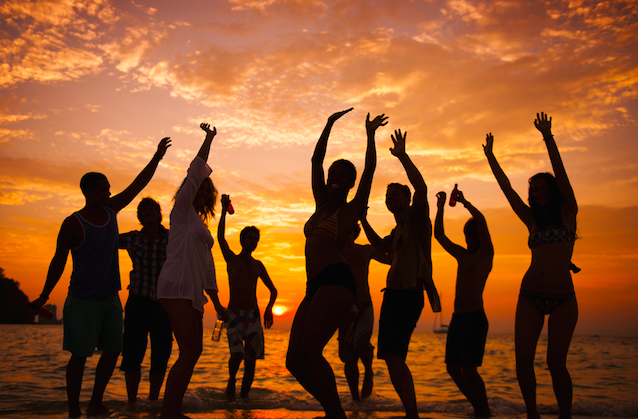
#> input picture src/peopel.png, 638 x 419 px
$ jupyter execute Lesson2.ipynb
#> lines starting #> are read from the running program, lines starting #| are printed output that depends on the picture; after the words box and inside, x2 and y2 are one past the last pixel; in counts of white or black regions, pixels touching at a corner belong together
### وارد کردن کتابخانه‌ها

در این سلول، کتابخانه‌های مورد نیاز شامل `OpenCV` و `NumPy` وارد می‌شوند. `OpenCV` برای پردازش تصویر و `NumPy` برای کار با آرایه‌ها و انجام محاسبات عددی استفاده می‌شود.

[cell 1]
import cv2 as cv
import numpy as np

### خواندن تصویر و ایجاد کپی‌ها

این سلول تصویر اصلی را از مسیر مشخص شده می‌خواند و چند کپی از آن ایجاد می‌کند. هر کپی از تصویر برای رسم یک شکل مختلف (خط، مستطیل، دایره، چندضلعی) یا افزودن متن مورد استفاده قرار می‌گیرد.

[cell 2]
img = cv.imread('../src/peopel.png', cv.IMREAD_COLOR)
#> img is the input picture: shape (419, 638, 3); mean B, G, R 42.3, 83.2, 142.1
img_line = cv.imread('../src/peopel.png', cv.IMREAD_COLOR)
img_rectangle = cv.imread('../src/peopel.png', cv.IMREAD_COLOR)
img_circle = cv.imread('../src/peopel.png', cv.IMREAD_COLOR)
img_polylines = cv.imread('../src/peopel.png', cv.IMREAD_COLOR)
img_text = cv.imread('../src/peopel.png', cv.IMREAD_COLOR)

### رسم خط

در این سلول با استفاده از تابع `cv.line` یک خط بر روی تصویر رسم می‌شود. مختصات نقطه شروع `(100, 100)` و مختصات نقطه پایان `(300, 100)` هستند. رنگ خط (با مقدار `(200, 200, 0)`) مشخص و ضخامت آن ۵ پیکسل است.

[cell 3]
_ = cv.line(img_line, (100, 100), (300, 100), (200, 200, 0), 5) # (image, point 1, point 2, color, thickness)
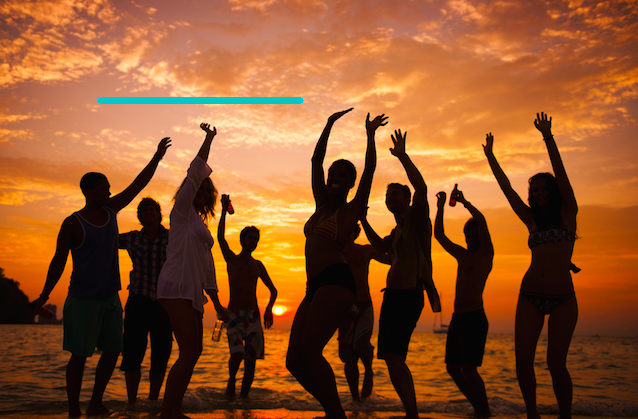
#> img_line: shape (419, 638, 3); 0.53% of pixels changed, all inside (x1, y1, x2, y2) = (97, 97, 304, 104)

### رسم مستطیل

در این سلول یک مستطیل بر روی تصویر با استفاده از تابع `cv.rectangle` رسم می‌شود. گوشه بالا-چپ مستطیل در `(100, 100)` و گوشه پایین-راست در `(300, 300)` قرار دارد. رنگ مستطیل با مقدار `(255, 255, 255)` مشخص و ضخامت خط ۸ پیکسل است.

[cell 4]
_ = cv.rectangle(img_rectangle, (100, 100), (300, 300), (255, 255, 255), 8) # (image, point 1, point 2, color, thickness)
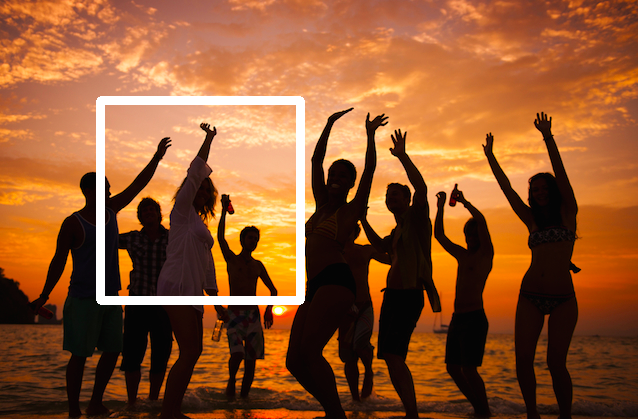
#> img_rectangle: shape (419, 638, 3); 2.68% of pixels changed, all inside (x1, y1, x2, y2) = (96, 96, 305, 305)

### رسم دایره

در این سلول با استفاده از تابع `cv.circle` یک دایره بر روی تصویر رسم می‌شود. مرکز دایره در مختصات `(250, 250)` و شعاع آن ۵۰ پیکسل است. رنگ دایره با مقدار `(0, 255, 255)` مشخص و ضخامت آن ۸ پیکسل است.

[cell 5]
_ = cv.circle(img_circle, (250, 250), 50, (0,255,255), 8) # (image, center, radius, color, thickness)
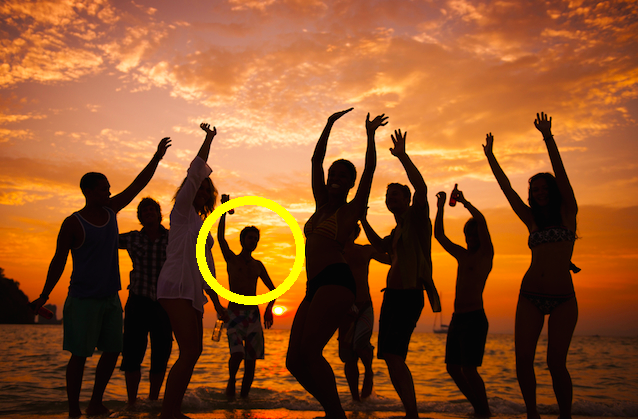
#> img_circle: shape (419, 638, 3); 1.05% of pixels changed, all inside (x1, y1, x2, y2) = (196, 196, 305, 305)

### رسم چندضلعی

در این سلول با استفاده از تابع `cv.polylines` یک چندضلعی بر روی تصویر رسم می‌شود. نقاط چندضلعی به صورت آرایه‌ای از مختصات تعریف شده‌اند: `[[100, 100], [200, 20], [300, 100], [200, 200]]`. رنگ چندضلعی با مقدار `(255, 255, 0)` مشخص و ضخامت خطوط آن ۵ پیکسل است.

[cell 6]
points = np.array([[100, 100], [200,20], [300,100], [200,200]], np.int32)
_ = cv.polylines(img_polylines, [points], True, (255,255,0), 5) # (image, points, isClosed, color, thickness)
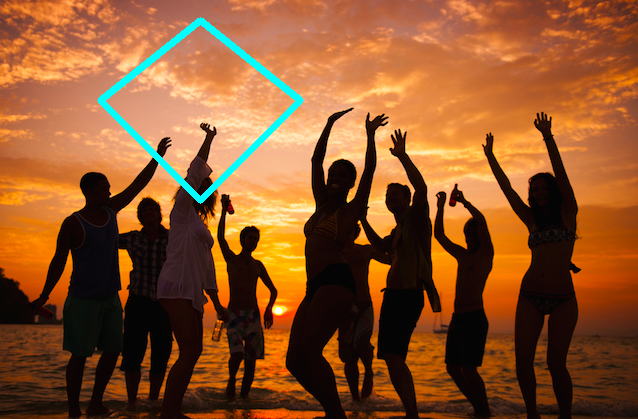
#> img_polylines: shape (419, 638, 3); 1.34% of pixels changed, all inside (x1, y1, x2, y2) = (97, 17, 304, 204)

### نوشتن متن

در این سلول با استفاده از تابع `cv.putText` متنی روی تصویر نوشته می‌شود. متن `"Hi"` در موقعیت `(250, 250)` نمایش داده می‌شود. فونت مورد استفاده `FONT_HERSHEY_COMPLEX` با اندازه ۱ و رنگ آن با مقدار `(255, 255, 0)` مشخص و ضخامت ۲ پیکسل است.

[cell 7]
font = cv.FONT_HERSHEY_COMPLEX
_ = cv.putText(img_text, "Hi", (250,250), font, 1, (255,255,0), 2) # (image, Text, position, fontFamily, fontScale, color, thickness)
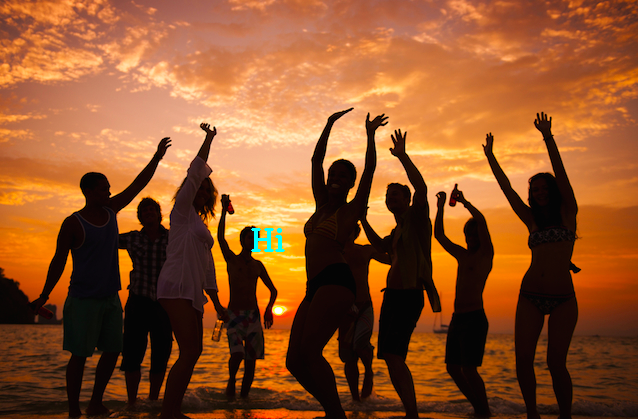
#> img_text: shape (419, 638, 3); 0.14% of pixels changed, all inside (x1, y1, x2, y2) = (251, 228, 285, 252)
